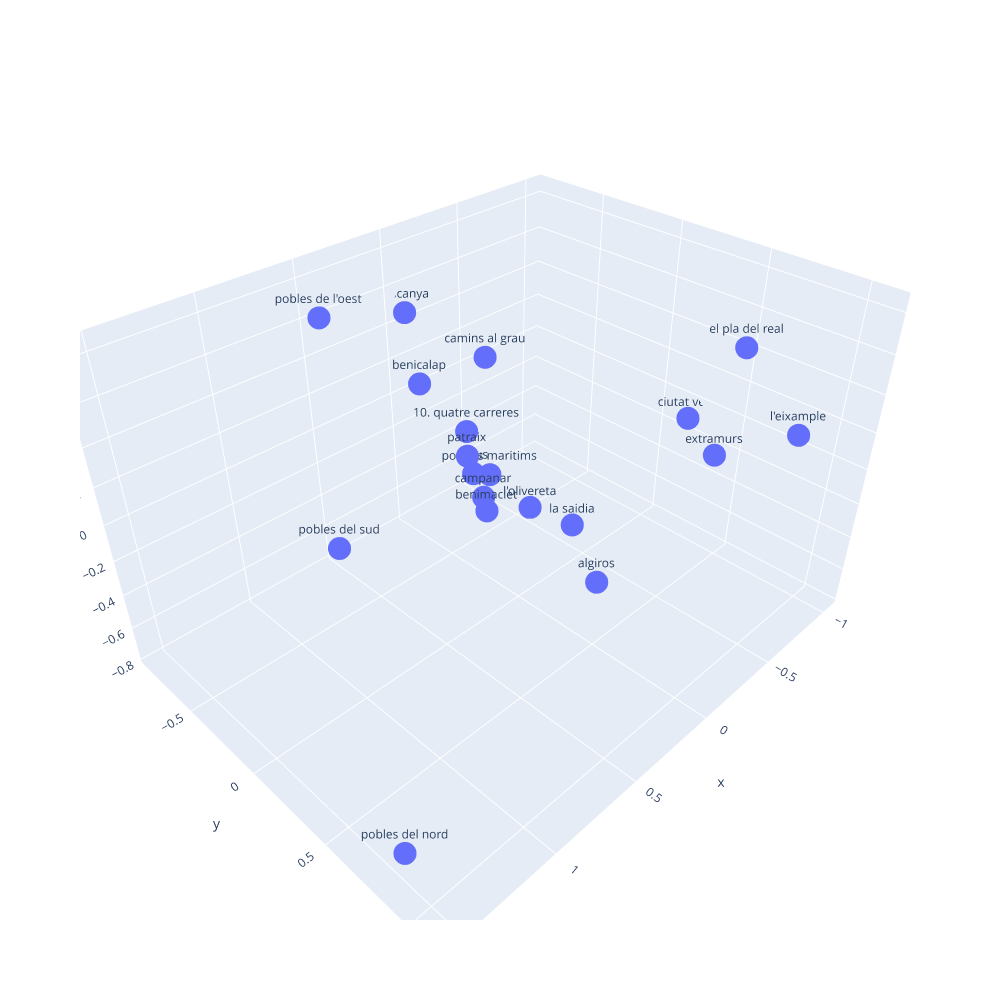

Write notebook code for a chart like this one.
### Code cell
#importar px
import plotly.express as px

fig = px.scatter_3d(x=df_pca_completo[:, 0], y=df_pca_completo[:, 1], z=df_pca_completo[:, 2], text=df['Distrito'], width=1000, height=1000)

fig.show()

### Figure 1 — Plotly figure (JSON) as saved in the notebook; plotly's stock layout.template omitted (floating-point values rounded to 4 significant figures)
{"data": [{"hovertemplate": "x=%{x}<br>y=%{y}<br>z=%{z}<br>text=%{text}<extra></extra>", "legendgroup": "", "marker": {"color": "#636efa", "symbol": "circle"}, "mode": "markers+text", "name": "", "scene": "scene", "showlegend": false, "text": [" ciutat vella", " l'eixample", " extramurs", " campanar", " la saidia", " el pla del real", " l'olivereta", " patraix", " jesus", "10. quatre carreres", " poblats maritims", " camins al grau", " algiros", " benimaclet", " rascanya", " benicalap", " pobles del nord", " pobles de l'oest", " pobles del sud"], "type": "scatter3d", "x": [-1.032, -0.482, -0.7825, 0.1616, -0.4037, -0.298, -0.5522, 0.2848, 0.04781, 0.01824, -0.1824, -0.2276, 0.01875, 0.345, -0.07008, -0.05743, 1.536, 0.7027, 0.9728], "y": [0.2152, 1.114, 0.5534, -0.08522, -0.004838, 0.9213, -0.4481, -0.05924, -0.2729, -0.3485, -0.3945, -0.4687, 0.5144, 0.1258, -0.8785, -0.7757, 0.9098, -0.4895, -0.1279], "z": [-0.09855, 0.4426, -0.05517, -0.1514, -0.5764, 0.8404, -0.769, 0.1509, -0.1618, 0.03527, -0.3384, 0.3036, -0.4039, -0.02651, 0.4583, 0.09933, -0.5472, 0.8274, -0.02961]}], "layout": {"height": 1000, "legend": {"tracegroupgap": 0}, "margin": {"t": 60}, "scene": {"domain": {"x": [0, 1], "y": [0, 1]}, "xaxis": {"title": {"text": "x"}}, "yaxis": {"title": {"text": "y"}}, "zaxis": {"title": {"text": "z"}}}, "width": 1000}}
